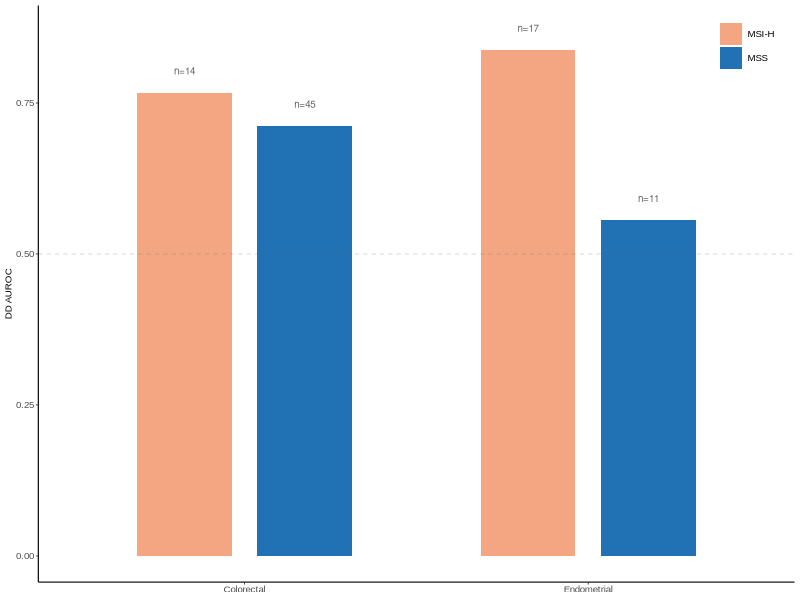
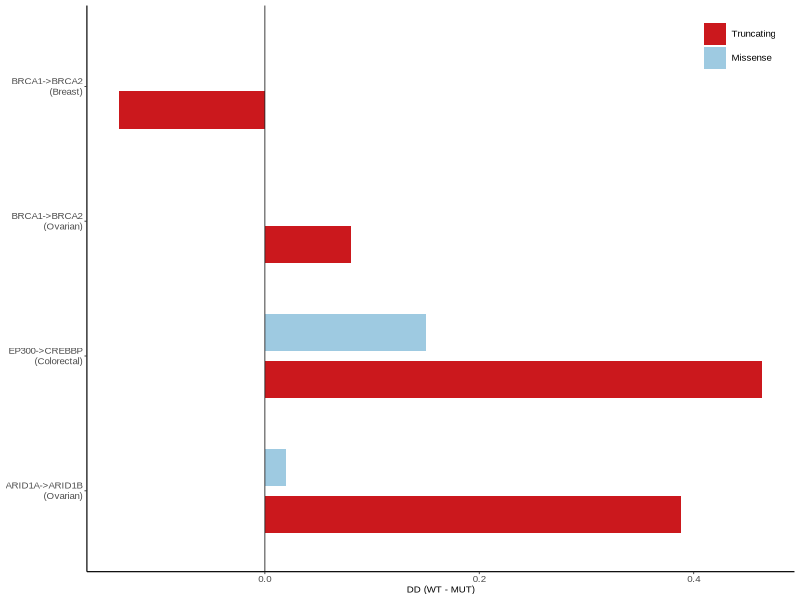
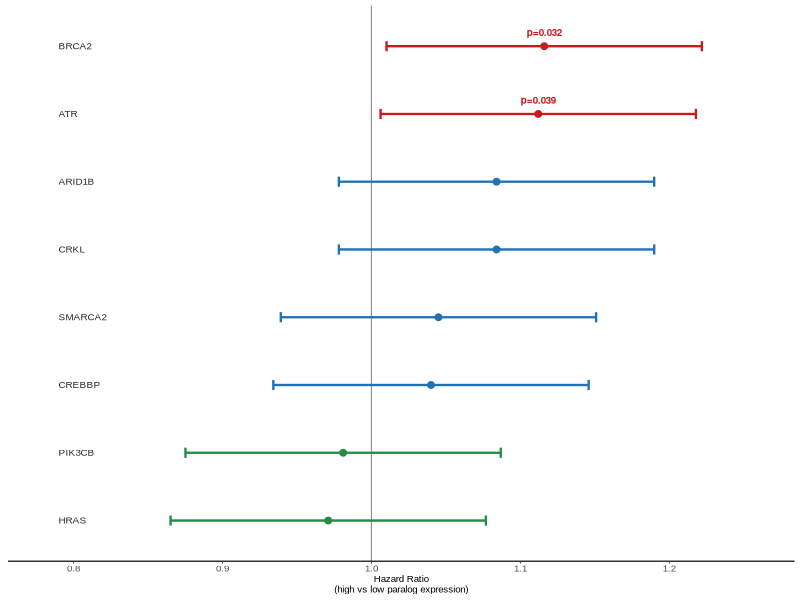
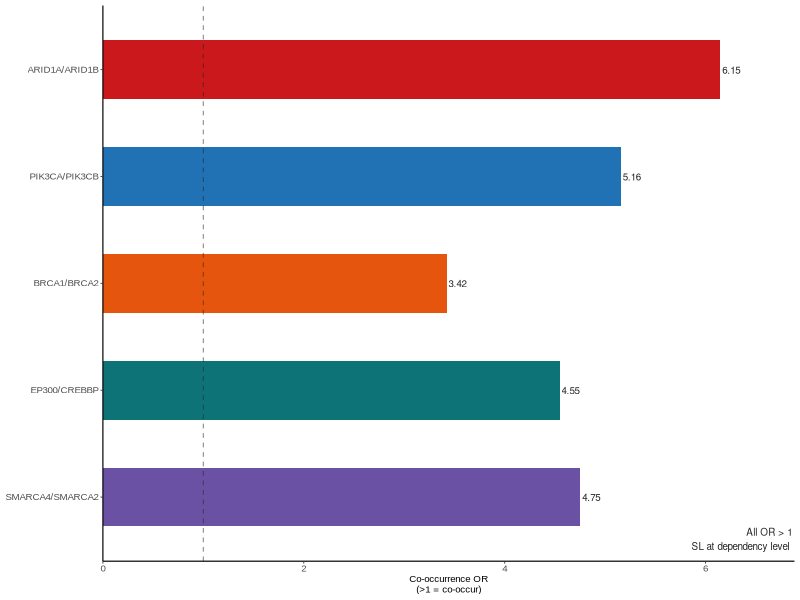
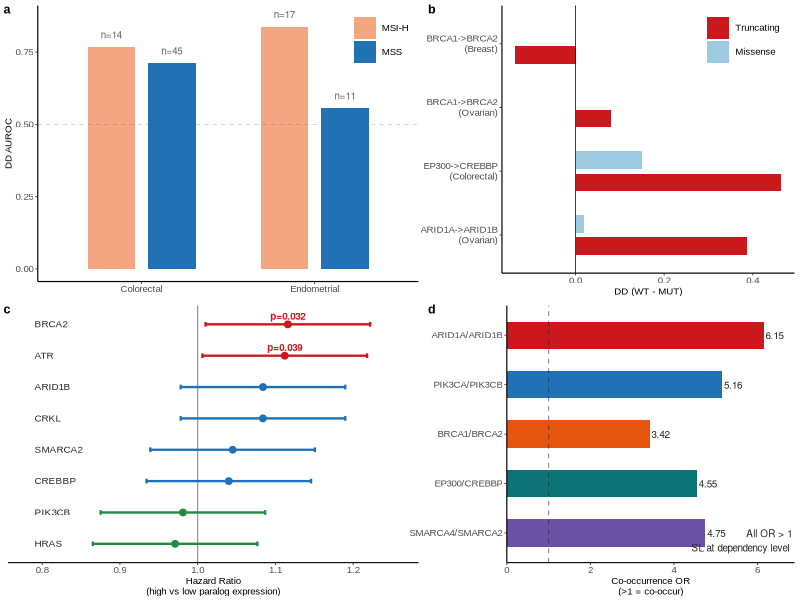
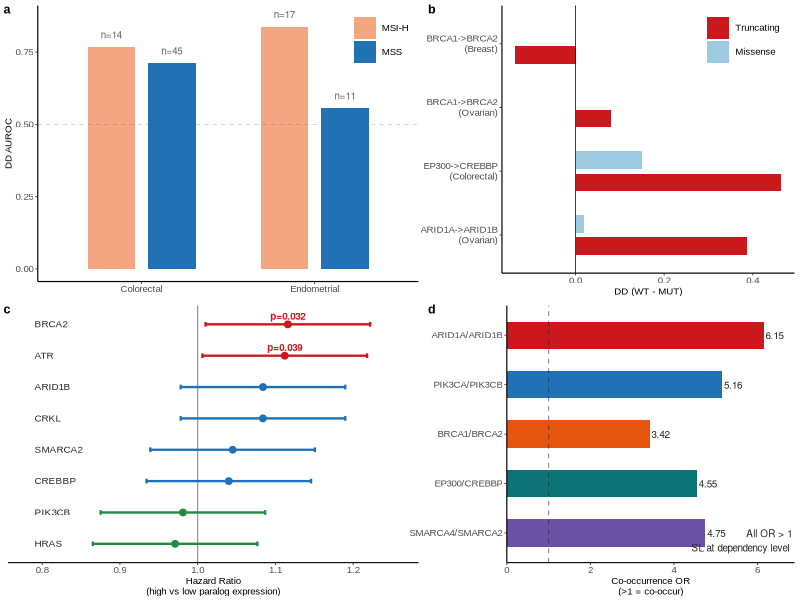
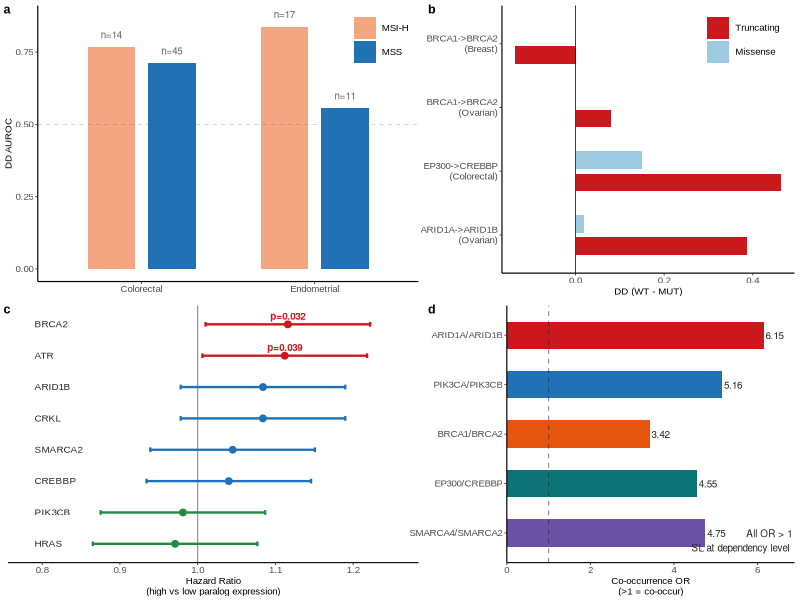

These figures' R source, in order:
# Fig3 — Clinical Stratification (R)
# Purpose: 4 individual 90×90mm panels → cowplot → 180×180mm composite
# Usage:   Rscript R_fig3.R
library(ggplot2)
library(cowplot)
library(dplyr)
library(tidyr)
library(readr)

# ── Constants ──
BASE_FS <- 7; TICK_FS <- 7; LEGEND_FS <- 7
PANEL_W <- 90; PANEL_H <- 90
OUT_DIR <- "paralog_sl_predictor/output/figures"
dir.create(OUT_DIR, showWarnings = FALSE, recursive = TRUE)

# ── Colors ──
BLUE  <- "#2171B5"; RED   <- "#CB181D"; GREEN <- "#238B45"
ORANGE <- "#E6550D"; PURPLE <- "#6A51A3"
GRAY  <- "#636363"; DARK  <- "#252525"

# ── Theme ──
theme_sci <- theme_classic(base_size = 7, base_family = "Arial") + theme(
  panel.grid = element_blank(),
  axis.line    = element_line(linewidth = 0.4),
  axis.ticks   = element_line(linewidth = 0.3),
  axis.text    = element_text(size = TICK_FS),
  axis.title   = element_text(size = BASE_FS),
  legend.text  = element_text(size = LEGEND_FS),
  legend.title = element_blank(),
  legend.background = element_blank(),
  legend.key        = element_blank(),
  plot.margin  = margin(4, 4, 4, 4, "pt"),
  plot.background  = element_rect(fill = "white", color = NA),
  panel.background = element_rect(fill = "white", color = NA))

save_panel <- function(p, name) {
  ggsave(file.path(OUT_DIR, paste0("Fig3_panel_", name, ".pdf")), p,
         width = PANEL_W, height = PANEL_H, units = "mm", device = cairo_pdf)
  message(sprintf("  panel %s ✓", name))
}

# ═══════════════════════════════════════════════════════════════
# PANEL A — MSI Stratification
# ═══════════════════════════════════════════════════════════════
panel_a <- function() {
  # Values from output/msi_subgroup_summary_min3.csv (sensitivity frame,
  # >=3 mutant/WT per group; official DepMap 26Q1 MSIsensor2 annotation,
  # MSI-H = MSIscore > 20), msi_analysis.py. On the primary >=5 frame the
  # endometrial subgroups are not evaluable and colorectal shows no
  # difference (0.574 vs 0.595); see manuscript text.
  df <- tibble(
    cancer = factor(c("Colorectal","Colorectal","Endometrial","Endometrial"),
                    levels = c("Colorectal","Endometrial")),
    msi_status = factor(c("MSI-H","MSS","MSI-H","MSS"),
                        levels = c("MSI-H","MSS")),
    auroc = c(0.767, 0.712, 0.838, 0.556),
    n     = c(14, 45, 17, 11))

  # For hatched bar, use a dummy value with patterned fill
  df$bar_val <- ifelse(is.na(df$auroc), 0.25, df$auroc)

  ggplot(df, aes(cancer, bar_val, fill = msi_status)) +
    geom_col(position = position_dodge(0.7), width = 0.55) +
    geom_text(aes(y = bar_val + 0.03,
                  label = ifelse(!is.na(auroc), paste0("n=", n), paste0("n=", n, "*\n(insuff.)"))),
              position = position_dodge(0.7), size = 2.5, color = GRAY, vjust = 0) +
    scale_fill_manual(values = c("MSI-H" = "#F4A582", "MSS" = BLUE)) +
    geom_hline(yintercept = 0.5, linewidth = 0.3, color = GRAY, linetype = "dashed", alpha = 0.3) +
    labs(x = NULL, y = "DD AUROC") +
    theme_sci + theme(legend.position = c(0.98, 0.98), legend.justification = c(1, 1))
}

# ═══════════════════════════════════════════════════════════════
# PANEL B — Mutation Type ΔDD
# ═══════════════════════════════════════════════════════════════
panel_b <- function() {
  # Values recomputed from output/muttype_{cancer}_results.csv (WT − MUT,
  # manuscript Eq. 1; positive = stronger dependency in the mutant subgroup)
  df <- bind_rows(
    tibble(pair = "ARID1A->ARID1B\n(Ovarian)",    type = "Truncating", dd = 0.388),
    tibble(pair = "ARID1A->ARID1B\n(Ovarian)",    type = "Missense",   dd = 0.020),
    tibble(pair = "EP300->CREBBP\n(Colorectal)",   type = "Truncating", dd = 0.464),
    tibble(pair = "EP300->CREBBP\n(Colorectal)",   type = "Missense",   dd = 0.150),
    tibble(pair = "BRCA1->BRCA2\n(Ovarian)",       type = "Truncating", dd = 0.080),
    tibble(pair = "BRCA1->BRCA2\n(Ovarian)",       type = "Missense",   dd = 0.000),
    tibble(pair = "BRCA1->BRCA2\n(Breast)",        type = "Truncating", dd = -0.136),
    tibble(pair = "BRCA1->BRCA2\n(Breast)",        type = "Missense",   dd = 0.000))
  df$pair <- factor(df$pair, levels = unique(df$pair))
  df$type <- factor(df$type, levels = c("Truncating","Missense"))

  ggplot(df, aes(dd, pair, fill = type)) +
    geom_col(position = position_dodge(0.7), width = 0.55) +
    scale_fill_manual(values = c(Truncating = "#CB181D", Missense = "#9ECAE1")) +
    geom_vline(xintercept = 0, linewidth = 0.3, color = DARK) +
    labs(x = "DD (WT - MUT)", y = NULL) +
    theme_sci + theme(legend.position = c(0.98, 0.98), legend.justification = c(1, 1))
}

# (panel b — legend upper right)

# ═══════════════════════════════════════════════════════════════
# PANEL C — TCGA Survival Forest Plot
# ═══════════════════════════════════════════════════════════════
panel_c <- function() {
  df <- tibble(
    gene = c("BRCA2","ATR","ARID1B","CRKL","SMARCA2","CREBBP","PIK3CB","HRAS"),
    hr   = c(1.116,1.112,1.084,1.084,1.045,1.040,0.981,0.971),
    se   = c(0.054,0.054,0.054,0.054,0.054,0.054,0.054,0.054),
    sig  = c("p=0.032","p=0.039","","","","","",""))
  df$gene <- factor(df$gene, levels = rev(df$gene))
  df$clr  <- ifelse(df$hr > 1 & df$sig != "", RED,
                    ifelse(df$hr > 1, BLUE, GREEN))
  df$ypos <- as.numeric(df$gene) + 0.15

  ggplot(df, aes(hr, gene)) +
    geom_vline(xintercept = 1, linewidth = 0.4, color = DARK, alpha = 0.5) +
    # Gene labels drawn INSIDE the plot panel (left side): the composite
    # figure's left edge clipped the widest y-axis label ("SMARCA2"), so the
    # y-axis text column is removed entirely.
    geom_text(aes(x = 0.79, label = gene), hjust = 0, size = 2.5,
              family = "Arial", color = DARK) +
    geom_point(aes(color = clr), size = 2) +
    geom_errorbarh(aes(xmin = hr - 1.96*se, xmax = hr + 1.96*se, color = clr),
                   height = 0.15, linewidth = 0.8) +
    geom_text(aes(label = sig, color = clr, y = ypos),
              size = 2.5, fontface = "bold", hjust = 0.5, vjust = 0) +
    scale_color_identity() +
    scale_x_continuous(limits = c(0.78, 1.26), breaks = seq(0.8, 1.2, 0.1)) +
    labs(x = "Hazard Ratio\n(high vs low paralog expression)", y = NULL) +
    theme_sci +
    theme(axis.text.y = element_blank(), axis.ticks.y = element_blank(),
          axis.line.y = element_blank())
}

# ═══════════════════════════════════════════════════════════════
# PANEL D — Mutational Co-occurrence
# ═══════════════════════════════════════════════════════════════
panel_d <- function() {
  df <- tibble(
    pair = c("ARID1A/ARID1B","PIK3CA/PIK3CB","BRCA1/BRCA2","EP300/CREBBP","SMARCA4/SMARCA2"),
    or   = c(6.147, 5.157, 3.422, 4.548, 4.753),
    clr  = c(RED, BLUE, ORANGE, "#0D7377", PURPLE))
  df$pair <- factor(df$pair, levels = rev(df$pair))

  ggplot(df, aes(or, pair, fill = clr)) +
    geom_col(width = 0.55) +
    geom_text(aes(label = sprintf("%.2f", or)), hjust = -0.1, size = 2.5, color = DARK) +
    scale_fill_identity() +
    geom_vline(xintercept = 1, linewidth = 0.4, color = DARK, alpha = 0.5, linetype = "dashed") +
    labs(x = "Co-occurrence OR\n(>1 = co-occur)", y = NULL) +
    scale_x_continuous(expand = expansion(mult = c(0, 0.12))) +
    annotate("text", x = Inf, y = -Inf, label = "All OR > 1\nSL at dependency level",
             size = 2.5, color = DARK, hjust = 1.05, vjust = -0.5) +
    theme_sci
}

# ═══════════════════════════════════════════════════════════════
# MAIN
# ═══════════════════════════════════════════════════════════════
message("=== Fig3 Panel Generation (R) ===")
pa <- panel_a(); pb <- panel_b(); pc <- panel_c(); pd <- panel_d()

save_panel(pa, "a"); save_panel(pb, "b"); save_panel(pc, "c"); save_panel(pd, "d")

# plot_grid (not ggdraw/draw_plot) with a wider left column: draw_plot clipped
# panel c's widest y-label ("SMARCA2") at the figure's left edge
p <- cowplot::plot_grid(pa, pb, pc, pd, ncol = 2, rel_widths = c(0.53, 0.47),
                        labels = c("a","b","c","d"),
                        label_size = 9, label_fontface = "bold",
                        label_fontfamily = "Arial")

ggsave(file.path(OUT_DIR, "Fig3_Clinical.pdf"), p,
       width = 180, height = 180, units = "mm", device = cairo_pdf)
ggsave(file.path(OUT_DIR, "Fig3_Clinical.svg"), p,
       width = 180, height = 180, units = "mm", device = svglite::svglite)
ggsave(file.path(OUT_DIR, "Fig3_Clinical.tiff"), p,
       width = 180, height = 180, units = "mm", device = ragg::agg_tiff, dpi = 600)
message("Fig3_Clinical.pdf (180×180mm) ✓")
